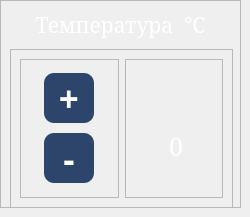
    <widget class="QWidget" name="temperature_page">
     <widget class="QFrame" name="temperature_frame">
      <property name="geometry">
       <rect>
        <x>0</x>
        <y>0</y>
        <width>241</width>
        <height>208</height>
       </rect>
      </property>
      <property name="minimumSize">
       <size>
        <width>241</width>
        <height>208</height>
       </size>
      </property>
      <property name="maximumSize">
       <size>
        <width>16777215</width>
        <height>208</height>
       </size>
      </property>
      <property name="styleSheet">
       <string notr="true">background-color: none;</string>
      </property>
      <property name="frameShape">
       <enum>QFrame::StyledPanel</enum>
      </property>
      <property name="frameShadow">
       <enum>QFrame::Raised</enum>
      </property>
      <layout class="QVBoxLayout" name="verticalLayout_2">
       <item>
        <widget class="QLabel" name="temperature_frame_label">
         <property name="sizePolicy">
          <sizepolicy hsizetype="Preferred" vsizetype="Preferred">
           <horstretch>0</horstretch>
           <verstretch>0</verstretch>
          </sizepolicy>
         </property>
         <property name="minimumSize">
          <size>
           <width>0</width>
           <height>33</height>
          </size>
         </property>
         <property name="font">
          <font>
           <family>MS Serif</family>
           <pointsize>16</pointsize>
          </font>
         </property>
         <property name="layoutDirection">
          <enum>Qt::RightToLeft</enum>
         </property>
         <property name="styleSheet">
          <string notr="true">QLabel{
	background-color: rgba(255, 255, 255, 0);
	
	color: rgb(255, 255, 255);
}</string>
         </property>
         <property name="text">
          <string>Температура  °C</string>
         </property>
         <property name="alignment">
          <set>Qt::AlignHCenter|Qt::AlignTop</set>
         </property>
        </widget>
       </item>
       <item>
        <widget class="QFrame" name="temperature_frame_with_buttons_and_info">
         <property name="minimumSize">
          <size>
           <width>223</width>
           <height>159</height>
          </size>
         </property>
         <property name="styleSheet">
          <string notr="true">QFrame {
	background-color: none;
}</string>
         </property>
         <property name="frameShape">
          <enum>QFrame::StyledPanel</enum>
         </property>
         <property name="frameShadow">
          <enum>QFrame::Raised</enum>
         </property>
         <layout class="QHBoxLayout" name="horizontalLayout_3">
          <item>
           <widget class="QFrame" name="temperature_buttons_frame">
            <property name="frameShape">
             <enum>QFrame::StyledPanel</enum>
            </property>
            <property name="frameShadow">
             <enum>QFrame::Raised</enum>
            </property>
            <layout class="QGridLayout" name="gridLayout_4">
             <item row="0" column="0">
              <widget class="QPushButton" name="temperature_plus_button">
               <property name="sizePolicy">
                <sizepolicy hsizetype="Ignored" vsizetype="Ignored">
                 <horstretch>0</horstretch>
                 <verstretch>0</verstretch>
                </sizepolicy>
               </property>
               <property name="minimumSize">
                <size>
                 <width>50</width>
                 <height>50</height>
                </size>
               </property>
               <property name="maximumSize">
                <size>
                 <width>50</width>
                 <height>50</height>
                </size>
               </property>
               <property name="font">
                <font>
                 <family>Sitka Subheading</family>
                 <pointsize>26</pointsize>
                 <weight>75</weight>
                 <bold>true</bold>
                </font>
               </property>
               <property name="layoutDirection">
                <enum>Qt::LeftToRight</enum>
               </property>
               <property name="styleSheet">
                <string notr="true">QPushButton {
	background-color: rgb(46, 69, 107);
	border: none;
	border-radius: 10px;
	color: white
}
QPushButton:pressed{
	background-color: rgb(62, 93, 143);
}</string>
               </property>
               <property name="text">
                <string>+</string>
               </property>
               <property name="iconSize">
                <size>
                 <width>35</width>
                 <height>35</height>
                </size>
               </property>
               <property name="checked">
                <bool>false</bool>
               </property>
              </widget>
             </item>
             <item row="1" column="0">
              <widget class="QPushButton" name="temperature_minus_button">
               <property name="sizePolicy">
                <sizepolicy hsizetype="Ignored" vsizetype="Ignored">
                 <horstretch>0</horstretch>
                 <verstretch>0</verstretch>
                </sizepolicy>
               </property>
               <property name="minimumSize">
                <size>
                 <width>50</width>
                 <height>50</height>
                </size>
               </property>
               <property name="maximumSize">
                <size>
                 <width>50</width>
                 <height>50</height>
                </size>
               </property>
               <property name="font">
                <font>
                 <family>Sitka Subheading</family>
                 <pointsize>26</pointsize>
                 <weight>75</weight>
                 <bold>true</bold>
                </font>
               </property>
               <property name="layoutDirection">
                <enum>Qt::LeftToRight</enum>
               </property>
               <property name="styleSheet">
                <string notr="true">QPushButton {
	background-color: rgb(46, 69, 107);
	border: none;
	border-radius: 10px;
	color: white
}
QPushButton:pressed{
	background-color: rgb(62, 93, 143);
}</string>
               </property>
               <property name="text">
                <string>-</string>
               </property>
               <property name="iconSize">
                <size>
                 <width>35</width>
                 <height>35</height>
                </size>
               </property>
               <property name="checked">
                <bool>false</bool>
               </property>
              </widget>
             </item>
            </layout>
           </widget>
          </item>
          <item>
           <widget class="QFrame" name="temperature_info_frame">
            <property name="frameShape">
             <enum>QFrame::StyledPanel</enum>
            </property>
            <property name="frameShadow">
             <enum>QFrame::Raised</enum>
            </property>
            <widget class="QLabel" name="temperature_value">
             <property name="geometry">
              <rect>
               <x>10</x>
               <y>72</y>
               <width>82</width>
               <height>30</height>
              </rect>
             </property>
             <property name="font">
              <font>
               <family>MS Serif</family>
               <pointsize>19</pointsize>
              </font>
             </property>
             <property name="styleSheet">
              <string notr="true">QLabel{
	background-color: none;
	font-size: 19pt;
	color: rgb(255, 255, 255);
}</string>
             </property>
             <property name="text">
              <string>0</string>
             </property>
             <property name="alignment">
              <set>Qt::AlignCenter</set>
             </property>
            </widget>
            <widget class="QLabel" name="thermometer_picture">
             <property name="geometry">
              <rect>
               <x>0</x>
               <y>0</y>
               <width>101</width>
               <height>121</height>
              </rect>
             </property>
             <property name="font">
              <font>
               <family>MS Serif</family>
               <pointsize>21</pointsize>
              </font>
             </property>
             <property name="styleSheet">
              <string notr="true">QLabel{
	background-color: none;
	
	color: rgb(255, 255, 255);
}</string>
             </property>
             <property name="text">
              <string/>
             </property>
             <property name="pixmap">
              <pixmap>Final_Images/term_icon.png</pixmap>
             </property>
             <property name="alignment">
              <set>Qt::AlignCenter</set>
             </property>
            </widget>
            <zorder>thermometer_picture</zorder>
            <zorder>temperature_value</zorder>
           </widget>
          </item>
         </layout>
        </widget>
       </item>
      </layout>
     </widget>
    </widget>
